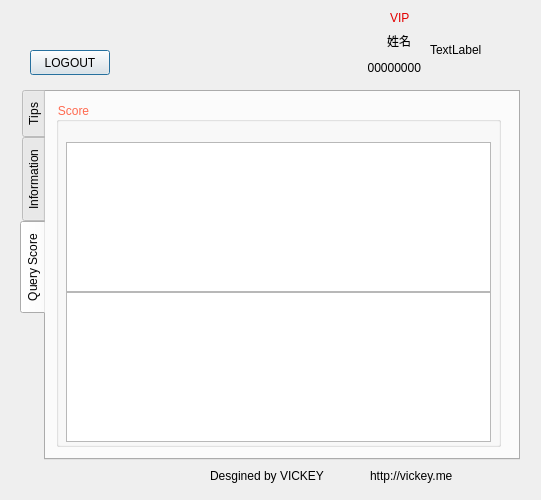
<?xml version="1.0" encoding="UTF-8"?>
<ui version="4.0">
 <class>StudentManageDialog</class>
 <widget class="QDialog" name="StudentManageDialog">
  <property name="geometry">
   <rect>
    <x>0</x>
    <y>0</y>
    <width>541</width>
    <height>500</height>
   </rect>
  </property>
  <property name="windowTitle">
   <string>Dialog</string>
  </property>
  <property name="styleSheet">
   <string notr="true">font: 11pt &quot;微软雅黑&quot;;</string>
  </property>
  <widget class="QLabel" name="label_sid">
   <property name="geometry">
    <rect>
     <x>330</x>
     <y>60</y>
     <width>91</width>
     <height>16</height>
    </rect>
   </property>
   <property name="text">
    <string>00000000</string>
   </property>
   <property name="alignment">
    <set>Qt::AlignRight|Qt::AlignTrailing|Qt::AlignVCenter</set>
   </property>
  </widget>
  <widget class="QLabel" name="label_name">
   <property name="geometry">
    <rect>
     <x>290</x>
     <y>30</y>
     <width>121</width>
     <height>21</height>
    </rect>
   </property>
   <property name="text">
    <string>姓名</string>
   </property>
   <property name="alignment">
    <set>Qt::AlignRight|Qt::AlignTrailing|Qt::AlignVCenter</set>
   </property>
  </widget>
  <widget class="QLabel" name="label_3">
   <property name="geometry">
    <rect>
     <x>210</x>
     <y>460</y>
     <width>151</width>
     <height>31</height>
    </rect>
   </property>
   <property name="text">
    <string>Desgined by VICKEY</string>
   </property>
  </widget>
  <widget class="QLabel" name="label_4">
   <property name="geometry">
    <rect>
     <x>370</x>
     <y>460</y>
     <width>131</width>
     <height>31</height>
    </rect>
   </property>
   <property name="text">
    <string>http://vickey.me</string>
   </property>
  </widget>
  <widget class="QPushButton" name="pushButton_logout">
   <property name="geometry">
    <rect>
     <x>30</x>
     <y>50</y>
     <width>80</width>
     <height>25</height>
    </rect>
   </property>
   <property name="text">
    <string>LOGOUT</string>
   </property>
  </widget>
  <widget class="QTabWidget" name="tabWidget">
   <property name="geometry">
    <rect>
     <x>20</x>
     <y>90</y>
     <width>500</width>
     <height>370</height>
    </rect>
   </property>
   <property name="tabPosition">
    <enum>QTabWidget::West</enum>
   </property>
   <property name="currentIndex">
    <number>2</number>
   </property>
   <widget class="QWidget" name="tab_tips">
    <attribute name="title">
     <string>Tips</string>
    </attribute>
   </widget>
   <widget class="QWidget" name="tab_info">
    <attribute name="title">
     <string>Information</string>
    </attribute>
    <widget class="QGroupBox" name="groupBox_2">
     <property name="geometry">
      <rect>
       <x>10</x>
       <y>10</y>
       <width>415</width>
       <height>345</height>
      </rect>
     </property>
     <property name="styleSheet">
      <string notr="true">color:rgb(58, 64, 255);font: 16pt &quot;微软雅黑&quot;;</string>
     </property>
     <property name="title">
      <string>Information</string>
     </property>
     <widget class="QFrame" name="frame">
      <property name="geometry">
       <rect>
        <x>70</x>
        <y>80</y>
        <width>281</width>
        <height>191</height>
       </rect>
      </property>
      <property name="frameShape">
       <enum>QFrame::StyledPanel</enum>
      </property>
      <property name="frameShadow">
       <enum>QFrame::Raised</enum>
      </property>
      <widget class="QLabel" name="label_11">
       <property name="geometry">
        <rect>
         <x>20</x>
         <y>40</y>
         <width>61</width>
         <height>25</height>
        </rect>
       </property>
       <property name="styleSheet">
        <string notr="true">COLOR:rgb(20, 20, 20);
font: 11pt &quot;微软雅黑&quot;;</string>
       </property>
       <property name="text">
        <string>name：</string>
       </property>
       <property name="alignment">
        <set>Qt::AlignRight|Qt::AlignTrailing|Qt::AlignVCenter</set>
       </property>
      </widget>
      <widget class="QLineEdit" name="line_name">
       <property name="geometry">
        <rect>
         <x>90</x>
         <y>40</y>
         <width>180</width>
         <height>25</height>
        </rect>
       </property>
       <property name="styleSheet">
        <string notr="true">COLOR:rgb(20, 20, 20);
font: 11pt &quot;微软雅黑&quot;;</string>
       </property>
       <property name="text">
        <string/>
       </property>
       <property name="echoMode">
        <enum>QLineEdit::Normal</enum>
       </property>
       <property name="readOnly">
        <bool>false</bool>
       </property>
       <property name="placeholderText">
        <string>Please enter your name</string>
       </property>
      </widget>
      <widget class="QLabel" name="label_12">
       <property name="geometry">
        <rect>
         <x>40</x>
         <y>70</y>
         <width>41</width>
         <height>25</height>
        </rect>
       </property>
       <property name="styleSheet">
        <string notr="true">COLOR:rgb(20, 20, 20);
font: 11pt &quot;微软雅黑&quot;;</string>
       </property>
       <property name="text">
        <string>sex：</string>
       </property>
       <property name="alignment">
        <set>Qt::AlignRight|Qt::AlignTrailing|Qt::AlignVCenter</set>
       </property>
      </widget>
      <widget class="QWidget" name="horizontalLayoutWidget_3">
       <property name="geometry">
        <rect>
         <x>90</x>
         <y>70</y>
         <width>181</width>
         <height>31</height>
        </rect>
       </property>
       <layout class="QHBoxLayout" name="horizontalLayout_3">
        <item>
         <spacer name="horizontalSpacer_6">
          <property name="orientation">
           <enum>Qt::Horizontal</enum>
          </property>
          <property name="sizeType">
           <enum>QSizePolicy::Expanding</enum>
          </property>
          <property name="sizeHint" stdset="0">
           <size>
            <width>40</width>
            <height>20</height>
           </size>
          </property>
         </spacer>
        </item>
        <item>
         <widget class="QRadioButton" name="radioButton_man">
          <property name="styleSheet">
           <string notr="true">COLOR:rgb(20, 20, 20);
font: 11pt &quot;微软雅黑&quot;;</string>
          </property>
          <property name="text">
           <string>Man</string>
          </property>
         </widget>
        </item>
        <item>
         <spacer name="horizontalSpacer_7">
          <property name="orientation">
           <enum>Qt::Horizontal</enum>
          </property>
          <property name="sizeType">
           <enum>QSizePolicy::Expanding</enum>
          </property>
          <property name="sizeHint" stdset="0">
           <size>
            <width>40</width>
            <height>20</height>
           </size>
          </property>
         </spacer>
        </item>
        <item>
         <widget class="QRadioButton" name="radioButton_female">
          <property name="styleSheet">
           <string notr="true">COLOR:rgb(20, 20, 20);
font: 11pt &quot;微软雅黑&quot;;</string>
          </property>
          <property name="text">
           <string>Female</string>
          </property>
         </widget>
        </item>
        <item>
         <spacer name="horizontalSpacer_8">
          <property name="orientation">
           <enum>Qt::Horizontal</enum>
          </property>
          <property name="sizeType">
           <enum>QSizePolicy::Expanding</enum>
          </property>
          <property name="sizeHint" stdset="0">
           <size>
            <width>40</width>
            <height>20</height>
           </size>
          </property>
         </spacer>
        </item>
       </layout>
      </widget>
      <widget class="QLabel" name="label_13">
       <property name="geometry">
        <rect>
         <x>10</x>
         <y>130</y>
         <width>71</width>
         <height>25</height>
        </rect>
       </property>
       <property name="styleSheet">
        <string notr="true">COLOR:rgb(20, 20, 20);
font: 11pt &quot;微软雅黑&quot;;</string>
       </property>
       <property name="text">
        <string>E-mail：</string>
       </property>
       <property name="alignment">
        <set>Qt::AlignRight|Qt::AlignTrailing|Qt::AlignVCenter</set>
       </property>
      </widget>
      <widget class="QLineEdit" name="line_email">
       <property name="geometry">
        <rect>
         <x>90</x>
         <y>130</y>
         <width>180</width>
         <height>25</height>
        </rect>
       </property>
       <property name="styleSheet">
        <string notr="true">COLOR:rgb(20, 20, 20);
font: 11pt &quot;微软雅黑&quot;;</string>
       </property>
       <property name="text">
        <string/>
       </property>
       <property name="echoMode">
        <enum>QLineEdit::Normal</enum>
       </property>
       <property name="readOnly">
        <bool>false</bool>
       </property>
       <property name="placeholderText">
        <string>Please enter E-mail</string>
       </property>
      </widget>
      <widget class="QComboBox" name="comboBox">
       <property name="geometry">
        <rect>
         <x>90</x>
         <y>100</y>
         <width>181</width>
         <height>25</height>
        </rect>
       </property>
       <property name="whatsThis">
        <string/>
       </property>
       <property name="styleSheet">
        <string notr="true">COLOR:rgb(20, 20, 20);
font: 11pt &quot;微软雅黑&quot;;</string>
       </property>
       <item>
        <property name="text">
         <string>Information &amp; Mathematics</string>
        </property>
       </item>
       <item>
        <property name="text">
         <string>Petroleum Institute</string>
        </property>
       </item>
       <item>
        <property name="text">
         <string>Life Science</string>
        </property>
       </item>
      </widget>
      <widget class="QLabel" name="label_14">
       <property name="geometry">
        <rect>
         <x>0</x>
         <y>100</y>
         <width>81</width>
         <height>25</height>
        </rect>
       </property>
       <property name="styleSheet">
        <string notr="true">COLOR:rgb(20, 20, 20);
font: 11pt &quot;微软雅黑&quot;;</string>
       </property>
       <property name="text">
        <string>college：</string>
       </property>
       <property name="alignment">
        <set>Qt::AlignRight|Qt::AlignTrailing|Qt::AlignVCenter</set>
       </property>
      </widget>
      <widget class="QLineEdit" name="line_tel">
       <property name="geometry">
        <rect>
         <x>90</x>
         <y>160</y>
         <width>180</width>
         <height>25</height>
        </rect>
       </property>
       <property name="styleSheet">
        <string notr="true">COLOR:rgb(20, 20, 20);
font: 11pt &quot;微软雅黑&quot;;</string>
       </property>
       <property name="text">
        <string/>
       </property>
       <property name="echoMode">
        <enum>QLineEdit::Normal</enum>
       </property>
       <property name="readOnly">
        <bool>false</bool>
       </property>
       <property name="placeholderText">
        <string>Please enter tel</string>
       </property>
      </widget>
      <widget class="QLabel" name="label_15">
       <property name="geometry">
        <rect>
         <x>30</x>
         <y>160</y>
         <width>51</width>
         <height>25</height>
        </rect>
       </property>
       <property name="styleSheet">
        <string notr="true">COLOR:rgb(20, 20, 20);
font: 11pt &quot;微软雅黑&quot;;</string>
       </property>
       <property name="text">
        <string>Tel：</string>
       </property>
       <property name="alignment">
        <set>Qt::AlignRight|Qt::AlignTrailing|Qt::AlignVCenter</set>
       </property>
      </widget>
      <widget class="QLabel" name="label_16">
       <property name="geometry">
        <rect>
         <x>20</x>
         <y>10</y>
         <width>61</width>
         <height>25</height>
        </rect>
       </property>
       <property name="styleSheet">
        <string notr="true">COLOR:rgb(20, 20, 20);
font: 11pt &quot;微软雅黑&quot;;</string>
       </property>
       <property name="text">
        <string>sid：</string>
       </property>
       <property name="alignment">
        <set>Qt::AlignRight|Qt::AlignTrailing|Qt::AlignVCenter</set>
       </property>
      </widget>
      <widget class="QLineEdit" name="line_id">
       <property name="geometry">
        <rect>
         <x>90</x>
         <y>10</y>
         <width>180</width>
         <height>25</height>
        </rect>
       </property>
       <property name="styleSheet">
        <string notr="true">COLOR:rgb(20, 20, 20);
font: 11pt &quot;微软雅黑&quot;;</string>
       </property>
       <property name="text">
        <string/>
       </property>
       <property name="echoMode">
        <enum>QLineEdit::Normal</enum>
       </property>
       <property name="readOnly">
        <bool>true</bool>
       </property>
       <property name="placeholderText">
        <string>Please enter your  id</string>
       </property>
      </widget>
     </widget>
     <widget class="QPushButton" name="pushButton_save">
      <property name="geometry">
       <rect>
        <x>220</x>
        <y>280</y>
        <width>111</width>
        <height>25</height>
       </rect>
      </property>
      <property name="styleSheet">
       <string notr="true">COLOR:rgb(20, 20, 20);font: 11pt &quot;微软雅黑&quot;;</string>
      </property>
      <property name="text">
       <string>Save</string>
      </property>
     </widget>
     <widget class="QPushButton" name="pushButton_edit">
      <property name="geometry">
       <rect>
        <x>90</x>
        <y>280</y>
        <width>111</width>
        <height>25</height>
       </rect>
      </property>
      <property name="styleSheet">
       <string notr="true">COLOR:rgb(20, 20, 20);font: 11pt &quot;微软雅黑&quot;;</string>
      </property>
      <property name="text">
       <string>Edit</string>
      </property>
     </widget>
    </widget>
   </widget>
   <widget class="QWidget" name="tab_score">
    <attribute name="title">
     <string>Query Score</string>
    </attribute>
    <widget class="QGroupBox" name="groupBox">
     <property name="geometry">
      <rect>
       <x>10</x>
       <y>10</y>
       <width>445</width>
       <height>345</height>
      </rect>
     </property>
     <property name="styleSheet">
      <string notr="true">color:rgb(255, 106, 80);font: 16pt &quot;微软雅黑&quot;;</string>
     </property>
     <property name="title">
      <string>Score</string>
     </property>
     <widget class="QTableView" name="scoreview">
      <property name="geometry">
       <rect>
        <x>10</x>
        <y>40</y>
        <width>425</width>
        <height>150</height>
       </rect>
      </property>
      <property name="styleSheet">
       <string notr="true">color: rgb(0, 0, 0);font: 12pt &quot;微软雅黑&quot;;</string>
      </property>
      <property name="sortingEnabled">
       <bool>true</bool>
      </property>
      <attribute name="horizontalHeaderDefaultSectionSize">
       <number>75</number>
      </attribute>
      <attribute name="horizontalHeaderMinimumSectionSize">
       <number>75</number>
      </attribute>
     </widget>
     <widget class="QTableView" name="scoreview_vip">
      <property name="geometry">
       <rect>
        <x>10</x>
        <y>190</y>
        <width>425</width>
        <height>150</height>
       </rect>
      </property>
      <property name="styleSheet">
       <string notr="true">color: rgb(0, 0, 0);font: 12pt &quot;微软雅黑&quot;;</string>
      </property>
      <property name="sortingEnabled">
       <bool>true</bool>
      </property>
      <attribute name="horizontalHeaderDefaultSectionSize">
       <number>75</number>
      </attribute>
     </widget>
    </widget>
   </widget>
  </widget>
  <widget class="QLabel" name="label">
   <property name="geometry">
    <rect>
     <x>390</x>
     <y>10</y>
     <width>31</width>
     <height>16</height>
    </rect>
   </property>
   <property name="styleSheet">
    <string notr="true">color:rgb(227, 0, 0)</string>
   </property>
   <property name="text">
    <string>VIP</string>
   </property>
  </widget>
  <widget class="QLabel" name="label_head">
   <property name="geometry">
    <rect>
     <x>430</x>
     <y>10</y>
     <width>80</width>
     <height>80</height>
    </rect>
   </property>
   <property name="text">
    <string>TextLabel</string>
   </property>
  </widget>
 </widget>
 <resources/>
 <connections/>
</ui>
